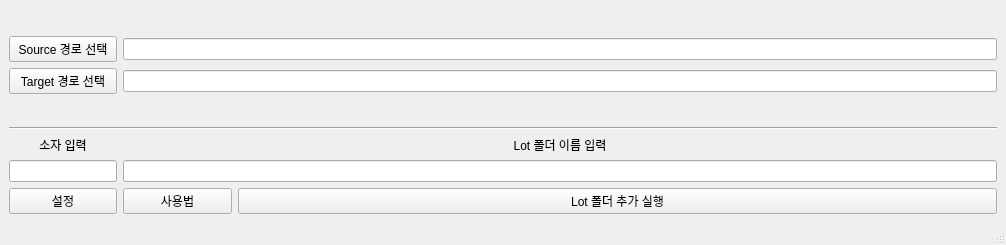
<?xml version="1.0" encoding="UTF-8"?>
<ui version="4.0">
 <class>MainWindow</class>
 <widget class="QMainWindow" name="MainWindow">
  <property name="geometry">
   <rect>
    <x>0</x>
    <y>0</y>
    <width>1006</width>
    <height>245</height>
   </rect>
  </property>
  <property name="windowTitle">
   <string>Make_Lot_Folder</string>
  </property>
  <widget class="QWidget" name="centralwidget">
   <layout class="QGridLayout" name="gridLayout" columnstretch="1,1,7">
    <item row="4" column="1">
     <spacer name="verticalSpacer_2">
      <property name="orientation">
       <enum>Qt::Vertical</enum>
      </property>
      <property name="sizeHint" stdset="0">
       <size>
        <width>20</width>
        <height>40</height>
       </size>
      </property>
     </spacer>
    </item>
    <item row="6" column="0">
     <widget class="QLabel" name="label_3">
      <property name="text">
       <string>소자 입력</string>
      </property>
      <property name="alignment">
       <set>Qt::AlignCenter</set>
      </property>
     </widget>
    </item>
    <item row="4" column="0">
     <spacer name="verticalSpacer">
      <property name="orientation">
       <enum>Qt::Vertical</enum>
      </property>
      <property name="sizeHint" stdset="0">
       <size>
        <width>20</width>
        <height>40</height>
       </size>
      </property>
     </spacer>
    </item>
    <item row="7" column="0">
     <widget class="QLineEdit" name="line_device">
      <property name="alignment">
       <set>Qt::AlignCenter</set>
      </property>
     </widget>
    </item>
    <item row="1" column="0">
     <widget class="QPushButton" name="push_source">
      <property name="text">
       <string>Source 경로 선택</string>
      </property>
     </widget>
    </item>
    <item row="0" column="0">
     <spacer name="verticalSpacer_3">
      <property name="orientation">
       <enum>Qt::Vertical</enum>
      </property>
      <property name="sizeHint" stdset="0">
       <size>
        <width>20</width>
        <height>40</height>
       </size>
      </property>
     </spacer>
    </item>
    <item row="0" column="1">
     <spacer name="verticalSpacer_4">
      <property name="orientation">
       <enum>Qt::Vertical</enum>
      </property>
      <property name="sizeHint" stdset="0">
       <size>
        <width>20</width>
        <height>40</height>
       </size>
      </property>
     </spacer>
    </item>
    <item row="2" column="0">
     <widget class="QPushButton" name="push_target">
      <property name="text">
       <string>Target 경로 선택</string>
      </property>
     </widget>
    </item>
    <item row="8" column="1">
     <widget class="QPushButton" name="push_manual">
      <property name="text">
       <string>사용법</string>
      </property>
     </widget>
    </item>
    <item row="8" column="0">
     <widget class="QPushButton" name="push_setting">
      <property name="text">
       <string>설정</string>
      </property>
     </widget>
    </item>
    <item row="8" column="2">
     <widget class="QPushButton" name="push_run">
      <property name="text">
       <string>Lot 폴더 추가 실행</string>
      </property>
     </widget>
    </item>
    <item row="7" column="1" colspan="2">
     <widget class="QLineEdit" name="line_folder"/>
    </item>
    <item row="6" column="1" colspan="2">
     <widget class="QLabel" name="label">
      <property name="text">
       <string>Lot 폴더 이름 입력</string>
      </property>
      <property name="alignment">
       <set>Qt::AlignCenter</set>
      </property>
     </widget>
    </item>
    <item row="2" column="1" colspan="2">
     <widget class="QLineEdit" name="line_target">
      <property name="readOnly">
       <bool>true</bool>
      </property>
     </widget>
    </item>
    <item row="1" column="1" colspan="2">
     <widget class="QLineEdit" name="line_source">
      <property name="readOnly">
       <bool>true</bool>
      </property>
     </widget>
    </item>
    <item row="5" column="0" colspan="3">
     <widget class="Line" name="line">
      <property name="orientation">
       <enum>Qt::Horizontal</enum>
      </property>
     </widget>
    </item>
   </layout>
  </widget>
  <widget class="QMenuBar" name="menubar">
   <property name="geometry">
    <rect>
     <x>0</x>
     <y>0</y>
     <width>1006</width>
     <height>26</height>
    </rect>
   </property>
  </widget>
  <widget class="QStatusBar" name="statusbar"/>
 </widget>
 <tabstops>
  <tabstop>line_source</tabstop>
  <tabstop>line_target</tabstop>
  <tabstop>line_device</tabstop>
  <tabstop>line_folder</tabstop>
  <tabstop>push_source</tabstop>
  <tabstop>push_target</tabstop>
  <tabstop>push_setting</tabstop>
  <tabstop>push_manual</tabstop>
 </tabstops>
 <resources/>
 <connections/>
</ui>
